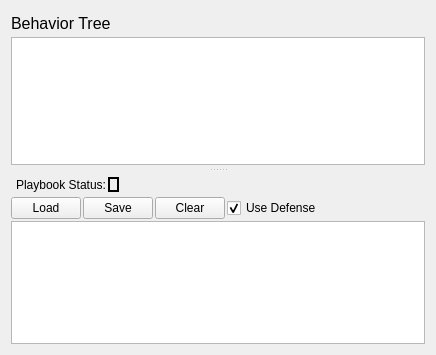
<?xml version="1.0" encoding="UTF-8"?>
<ui version="4.0">
 <class>Form</class>
 <widget class="QWidget" name="Form">
  <property name="geometry">
   <rect>
    <x>0</x>
    <y>0</y>
    <width>436</width>
    <height>355</height>
   </rect>
  </property>
  <property name="windowTitle">
   <string>Form</string>
  </property>
  <layout class="QHBoxLayout" name="horizontalLayout">
   <item>
    <widget class="QSplitter" name="playsBehaviorsTab_splitter">
     <property name="frameShadow">
      <enum>QFrame::Sunken</enum>
     </property>
     <property name="orientation">
      <enum>Qt::Vertical</enum>
     </property>
     <property name="handleWidth">
      <number>10</number>
     </property>
     <widget class="QWidget" name="layoutWidget">
      <layout class="QVBoxLayout" name="behaviorTree_container">
       <property name="spacing">
        <number>2</number>
       </property>
       <item>
        <widget class="QLabel" name="behaviorTreeLabel">
         <property name="minimumSize">
          <size>
           <width>0</width>
           <height>24</height>
          </size>
         </property>
         <property name="font">
          <font>
           <pointsize>12</pointsize>
          </font>
         </property>
         <property name="text">
          <string>Behavior Tree</string>
         </property>
        </widget>
       </item>
       <item>
        <widget class="QPlainTextEdit" name="behaviorTree">
         <property name="readOnly">
          <bool>true</bool>
         </property>
        </widget>
       </item>
      </layout>
     </widget>
     <widget class="QWidget" name="layoutWidget1">
      <layout class="QVBoxLayout" name="playbook_container">
       <property name="spacing">
        <number>2</number>
       </property>
       <item>
        <layout class="QHBoxLayout" name="playbookStatus_container">
         <property name="leftMargin">
          <number>5</number>
         </property>
         <property name="rightMargin">
          <number>5</number>
         </property>
         <item>
          <widget class="QLabel" name="playsLabel">
           <property name="sizePolicy">
            <sizepolicy hsizetype="Minimum" vsizetype="Minimum">
             <horstretch>0</horstretch>
             <verstretch>0</verstretch>
            </sizepolicy>
           </property>
           <property name="minimumSize">
            <size>
             <width>0</width>
             <height>0</height>
            </size>
           </property>
           <property name="text">
            <string>Playbook Status:</string>
           </property>
           <property name="scaledContents">
            <bool>false</bool>
           </property>
          </widget>
         </item>
         <item>
          <widget class="QLabel" name="playIndicatorStatus">
           <property name="maximumSize">
            <size>
             <width>30</width>
             <height>15</height>
            </size>
           </property>
           <property name="frameShape">
            <enum>QFrame::Box</enum>
           </property>
           <property name="lineWidth">
            <number>2</number>
           </property>
           <property name="text">
            <string/>
           </property>
          </widget>
         </item>
         <item>
          <spacer name="horizontalSpacer">
           <property name="orientation">
            <enum>Qt::Horizontal</enum>
           </property>
           <property name="sizeHint" stdset="0">
            <size>
             <width>40</width>
             <height>20</height>
            </size>
           </property>
          </spacer>
         </item>
        </layout>
       </item>
       <item>
        <layout class="QHBoxLayout" name="playbookButtons_container">
         <property name="sizeConstraint">
          <enum>QLayout::SetDefaultConstraint</enum>
         </property>
         <property name="topMargin">
          <number>0</number>
         </property>
         <item>
          <widget class="QPushButton" name="loadPlaybook">
           <property name="maximumSize">
            <size>
             <width>70</width>
             <height>16777215</height>
            </size>
           </property>
           <property name="text">
            <string>Load</string>
           </property>
          </widget>
         </item>
         <item>
          <widget class="QPushButton" name="savePlaybook">
           <property name="maximumSize">
            <size>
             <width>70</width>
             <height>16777215</height>
            </size>
           </property>
           <property name="text">
            <string>Save</string>
           </property>
          </widget>
         </item>
         <item>
          <widget class="QPushButton" name="clearPlays">
           <property name="maximumSize">
            <size>
             <width>70</width>
             <height>16777215</height>
            </size>
           </property>
           <property name="text">
            <string>Clear</string>
           </property>
          </widget>
         </item>
         <item>
          <widget class="QCheckBox" name="useDefenseCheckBox">
           <property name="sizePolicy">
            <sizepolicy hsizetype="Preferred" vsizetype="Fixed">
             <horstretch>0</horstretch>
             <verstretch>0</verstretch>
            </sizepolicy>
           </property>
           <property name="minimumSize">
            <size>
             <width>0</width>
             <height>0</height>
            </size>
           </property>
           <property name="maximumSize">
            <size>
             <width>16777215</width>
             <height>16777215</height>
            </size>
           </property>
           <property name="text">
            <string>Use Defense</string>
           </property>
           <property name="checked">
            <bool>true</bool>
           </property>
          </widget>
         </item>
         <item>
          <spacer name="playbookButtons_spacer">
           <property name="orientation">
            <enum>Qt::Horizontal</enum>
           </property>
           <property name="sizeHint" stdset="0">
            <size>
             <width>40</width>
             <height>20</height>
            </size>
           </property>
          </spacer>
         </item>
        </layout>
       </item>
       <item>
        <widget class="QTreeView" name="plays">
         <property name="sizePolicy">
          <sizepolicy hsizetype="Expanding" vsizetype="Expanding">
           <horstretch>0</horstretch>
           <verstretch>0</verstretch>
          </sizepolicy>
         </property>
         <attribute name="headerCascadingSectionResizes">
          <bool>true</bool>
         </attribute>
         <attribute name="headerStretchLastSection">
          <bool>false</bool>
         </attribute>
        </widget>
       </item>
      </layout>
     </widget>
    </widget>
   </item>
  </layout>
 </widget>
 <resources/>
 <connections/>
</ui>
